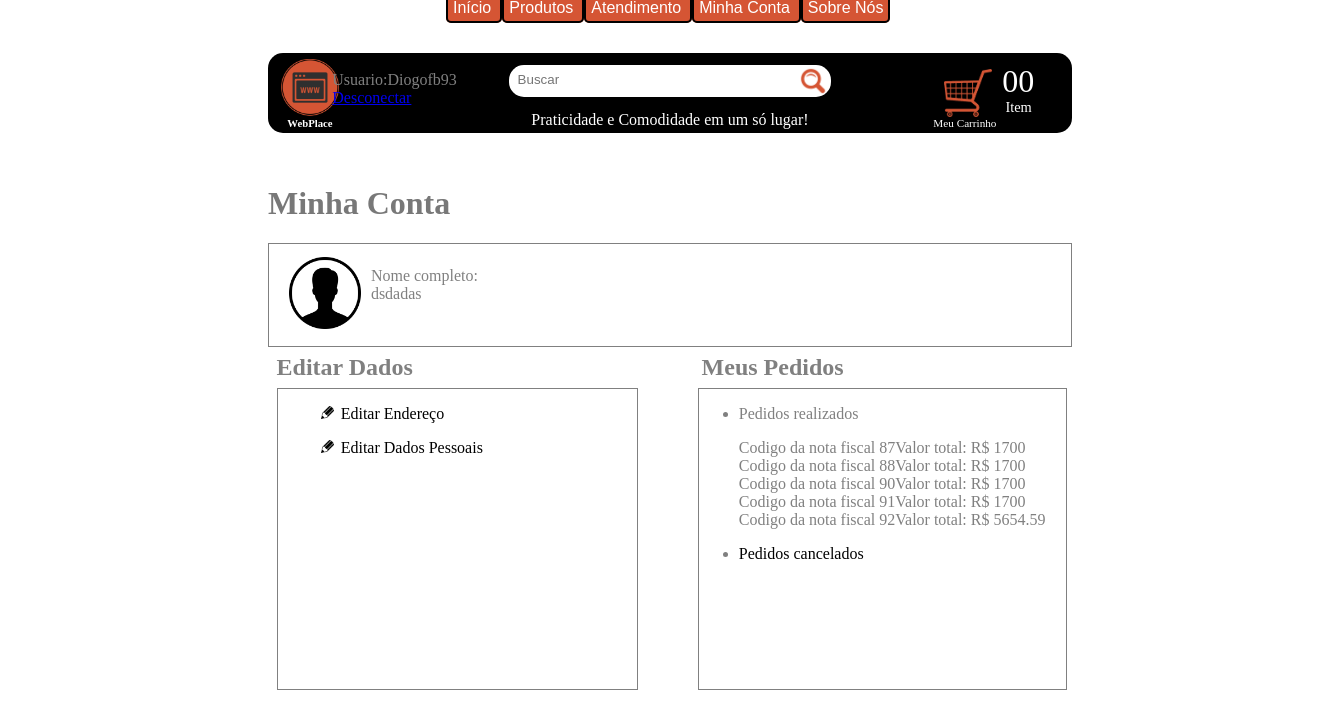
The app's page /html/minhaConta.php (signed in) with its own data.
### tables this page shows
CREATE TABLE IF NOT EXISTS `t_cliente` (
  `NOME` varchar(30) NOT NULL,
  `EMAIL` varchar(30) NOT NULL,
  `TELEFONE` int(10) NOT NULL,
  `SEXO` char(1) NOT NULL,
  `DATA_NASCIMENTO` date NOT NULL,
  `CPF` int(15) NOT NULL,
  `SENHA` varchar(80) NOT NULL,
  `IDENTIFICACAO` varchar(30) NOT NULL,
  `ENDERECO` varchar(40) NOT NULL,
  `BAIRRO` varchar(30) NOT NULL,
  `NUMERO` int(5) NOT NULL,
  `CIDADE` varchar(20) NOT NULL,
  `ESTADO` varchar(20) NOT NULL,
  `CEP` int(10) NOT NULL,
  `COMPLEMENTO` varchar(50) NOT NULL,
  `LOGIN` varchar(25) NOT NULL
);

CREATE TABLE IF NOT EXISTS `t_nf` (
`COD_NF` int(9) NOT NULL,
  `VALOR_UNITARIO` float DEFAULT NULL,
  `QTDE` int(4) DEFAULT NULL,
  `DATA_EMISSAO` date DEFAULT NULL,
  `COD_PRODUTO` int(11) NOT NULL,
  `login` varchar(25) NOT NULL
);

### html/minhaConta.php (the view, shortened to what this page needs)
<!DOCTYPE html>
<html>
		<head>
		<link rel="stylesheet" type="text/css" href="../css/head.css">
		<link rel="stylesheet" type="text/css" href="../css/foot.css">
		<link rel="stylesheet" type="text/css" href="../css/minhaConta.css">
	</head>
	<body>
		<div id="body">
			<div id="header">
				<div id="headertop">
					<div id="navbar">
						<ul>
							<li>
								<a href="../index.php">Início</a>
							</li>
							<li>
								<a href="produtos.php">Produtos</a>
							</li>
							<li>
								<a href="atendimento.php">Atendimento</a>
							</li>
							<li>
								<a href="minhaConta.php">Minha Conta</a>
							</li>
							<li>
								<a href="sobrenos.php">Sobre Nós</a>
							</li>
						</ul>
					</div>
				</div>
				<div id="headercenter">
					<div id="headerlogo">
						<a href="../index.html">
							<img id="logo"src="../img/loja.png"/>
							<h6>WebPlace</h6>
						</a>
					</div>
					<div id="paginalogin">
						<?php
						 if(!isset($_SESSION['login'])){ ?>
							<p id="blink">;)</p><span id="paginaLoginMsg">
							<p id="wellcome">Bem-Vindo, realize o seu:</p>
							<p id="plc">
							<a id="entre"href="login.html">login</a>
							ou
							<a id="cadastro"href="cadastro.php">Cadastro</a>.
							</p></span>
						<?php }
						else{
						$nome = $_SESSION['login'];
               		    $nome = ucfirst(strtolower($nome));
						echo "<label class='conecc'><br>Usuario:</label>" . "<label id='nome_conec' class='nome_conec'>" . $nome . "</label>";
						echo "<a href='logout.php'><label class='desconect'><br>Desconectar</label></a>";
						}
						?>
					</div>
					<div id="busca">
						<form action="">
							<input id="busca2" name="busca"type="search" placeholder="Buscar">
							<input id="lupa"type="image" src="../img/lupa.png">
						</form>
					</div>
					<div id="sloganc">
						<p id="slogan">Praticidade e Comodidade em um só lugar!</p>
					</div>
					<div id="carrinho">
						<a href="meuCarrinho.html">
							<img src="../img/carrinho.png">
							<p id="mycar">Meu Carrinho</p>
							<p id="numerocar">00<p>
							<p id="itemcar">Item</p>
						</a>
					</div>
				</div>
			</div>
			<div id="minhaConta">
					<h1>Minha Conta</h1>
					<div id="minhaContaCaixa">
						<div id="minhaContaCaixaInfo">
							<img id="minhaContaCaixaInfoImg" src="../img/user.png">
							<div id="minhaContaCaixaInfoTxt">
									<?php
						 if(!isset($_SESSION['login'])){ ?>
							<p id="blink">;)</p><span id="paginaLoginMsg">
							<p id="wellcome">Bem-Vindo, realize o seu:</p>
							<p id="plc">
							<a id="entre"href="login.html">login</a>
							ou
							<a id="cadastro"href="cadastro.php">Cadastro</a>.
							</p></span>
						<?php }
						else{
						$login = $_SESSION['login'];
											$pedidos= mysql_query("Select NOME From t_cliente where login='$login'");
								while ($exibir = mysql_fetch_assoc($pedidos) ) {
  									echo "Nome completo: ".$exibir["NOME"];
								}
							}
						?>
							</div>
						</div>
						<div id="minhaContaCaixaEditar">
							<h2>Editar Dados</h2>
							<nav>
								<ul>
									<li>
										<p>
											<img src="../img/editar.png">
											<a href="">Editar Endereço</a>
										</p>
									</li>
									<li>
										<p>
											<img src="../img/editar.png">
											<a href="">Editar Dados Pessoais</a>
										</p>
									</li>
								</ul>
							</nav>
						</div>
						<div id="minhaContaCaixaPedidos" >
							<h2>Meus Pedidos</h2>
								<nav>
								<ul>
									<li>
										<p>Pedidos realizados</p>
										<?php
										 if(!isset($_SESSION['login'])){
										 	echo"Usuario nao logado Por favor fazer login";
										 }else{
											$login = $_SESSION['login'];
											$pedidos= mysql_query("Select ALL COD_NF, VALOR_UNITARIO From t_nf where login='$login'");
								while ($exibir = mysql_fetch_assoc($pedidos) ) {
  									echo "Codigo da nota fiscal ".$exibir["COD_NF"] . "Valor total:  R$ " . $exibir["VALOR_UNITARIO"]."<br>";
								}
							}
								?>
									</li>
									<li>
										<a href="">
											<p>Pedidos cancelados</p>
										</a>
									</li>
								</ul>
							</nav>
						</div>
	</body>
</html>

### css/head.css (style rules this page uses)
#body { position: absolute; border: none 1px; width: 60%; right: 20%; height: 120%; color: grey; border-top: none; }
#header { width: 100%; height: 15%; position: absolute; }
#headertop { position: relative; top: -3%; border-top-left-radius: 15px; border-top-right-radius: 15px; }
#navbar { position: relative; top:10px; left:50%; margin-left:-254px; }
#navbar > ul { list-style-type: none; position: relative; margin: -10px; }
#navbar > ul > li { display: inline; border: 2px solid #000000; padding: 5px; border-radius: 5px 5px; background-color: #d55534; }
#navbar >ul > li > a { text-decoration: none; font-family: Futura, Tahoma, sans-serif; color: #ffffff; }
#headercenter { background-color: #000000; height: 80px; top: 10%; position: relative; border-radius: 15px; }
#headerlogo > a > h6 { color: #FFFFFF; position: absolute; top: 49%; left: 20%; text-align: center; }
#headerlogo { position: absolute; height: 100%; width: 7%; left: 1%; }
#logo { position: relative; top: 6px; left: 5px; height: 3.6em; width: 3.6em; }
#busca { position: absolute; background-color: #FFFFFF; width: 40%; height: 40%; left: 30%; top: 15%; border-radius: 15px; }
#busca2 { position: absolute; top: 8%; left: 2%; width: 87%; height: 80%; border: none; }
#lupa { position: absolute; top: 5%; right: 1%; height: 2.2em; width: 2.2em; }
#sloganc { position: absolute; left: 20%; top: 60%; width: 60%; height: 35%; }
#slogan { text-align: center; position: relative; color: #FFFFFF; bottom: 20%; }
#paginalogin { position: absolute; height: 100%; width: 30%; left: 8%; }
#carrinho > a { text-decoration: none; color: #FFFFFF; }
#carrinho > a >img { position: absolute; height: 3em; width: 3em; right: 10%; top: 20%; }
#mycar { position: absolute; right: 9.4%; top: 67%; font-size: 0.7em; }
#numerocar { position: absolute; right: 4.7%; bottom: 1%; font-size: 2em; }
#itemcar { position: absolute; right: 5%; top: 40%; font-size: 0.9em; }

### css/minhaConta.css (style rules this page uses)
h1 { color: #787878; }
#minhaConta { margin-top: 22%; }
#minhaContaCaixa { border: solid 1px; }
#minhaContaCaixaInfo { width: 30%; margin: 1% 1%; margin-right: 60%; }
#minhaContaCaixaInfoImg { margin: 2% 5%; width: 30%; margin-right: 1% }
#minhaContaCaixaInfoTxt { margin:6% 1%; width: 60%; float: right; }
#minhaContaCaixa a:link { text-decoration: none; color: #000000; }
#minhaContaCaixaEditar { float: left; width: 47%; }
#minhaContaCaixaEditar h2 { margin: 2%; }
#minhaContaCaixaEditar nav { border: solid 1px; margin: 2%; height: 300px; }
#minhaContaCaixaEditar img { width: 4%; margin: 0 1%; }
#minhaContaCaixaPedidos { float: right; width: 47%; }
#minhaContaCaixaPedidos h2 { margin: 2%; }
#minhaContaCaixaPedidos nav { border: solid 1px; margin: 1%; height: 300px; }
#minhaContaCaixaEditar ul { list-style: none; }

### records on screen
t_cliente: NOME "dsdadas"
t_nf: COD_NF "87", VALOR_UNITARIO "1700"
t_nf: COD_NF "88", VALOR_UNITARIO "1700"
t_nf: COD_NF "90", VALOR_UNITARIO "1700"
t_nf: COD_NF "91", VALOR_UNITARIO "1700"
t_nf: COD_NF "92", VALOR_UNITARIO "5654.59"

### other values on screen
$nome "Diogofb93"
